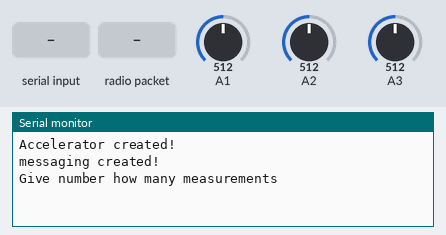
A sketch run on a simulated Arduino Uno, built for the host (arithmetic inside an expression is 32-bit, double 64-bit). On the bench: the last lines printed to the serial monitor. Inputs (shaded band) come from the test bench; at power-on: A1 = 512, A2 = 512, A3 = 512. No radio packets arrive unless stated.

Above: at 1.2 s.
1.3 s: "90,45\n" received over Serial
At 3.0 s:
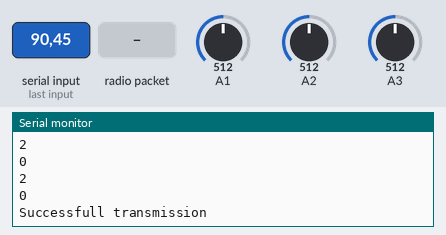
3.3 s: radio packet "0" arrives
At 3.8 s:
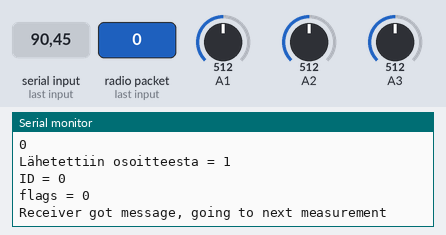
4.8 s: A1 set to 490
At 5.8 s:
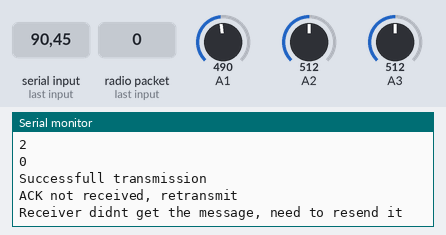
6.9 s: A2 set to 716
At 8.3 s:
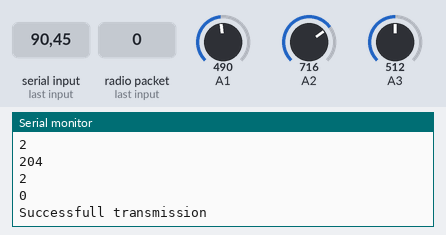
8.4 s: A3 set to 306
At 9.8 s:
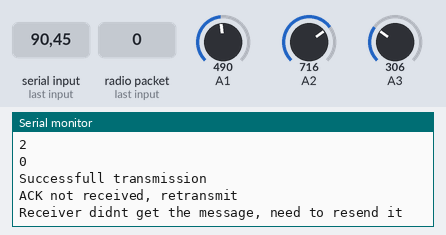
9.9 s: A1 set to 510
At 11.2 s:
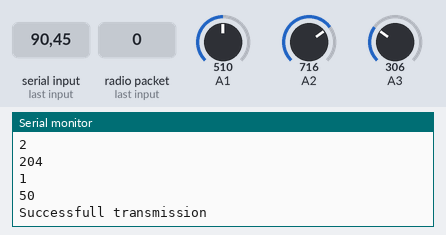
Timing chart, 0 to 12.4 s (numbered marks = the images above; inputs shaded):
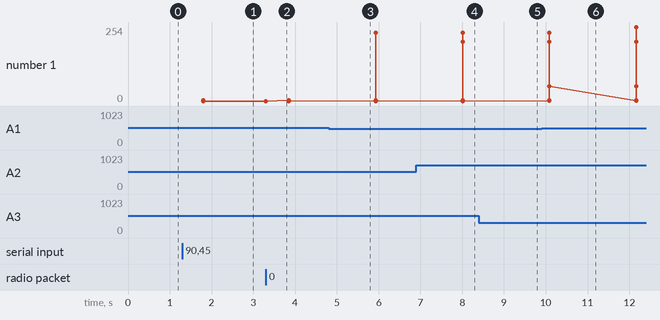

Measured:
- after the input at 1.3 s, the serial monitor: prints a new line after 0.50 s (image 1)
- after the input at 3.3 s, the serial monitor: prints a new line at once (image 2)
- after the input at 6.9 s, the serial monitor: prints a new line after 1.1 s (image 4)

The sketch:

main.ino
```cpp
#include "messaging.h"
#include "accelerator.h"

void setup()
{
  Serial.begin(9600);
}

void loop()
{
  Accelerator Aobject;
  Messaging Mobject;

  Serial.println("Give number how many measurements");
  int NumberOfMeasurements = 0;
  while(NumberOfMeasurements == 0)
  {
    if(Serial.available()>0)
    {
       NumberOfMeasurements = Serial.parseInt();

       for (int i=0; i < NumberOfMeasurements; i++){
          Aobject.makeMeasurement();
          Measurement m = Aobject.getMeasurement();
          uint8_t id = i;
          uint8_t flags = 0xff;
          Mobject.createMessage(m);
          if(Mobject.sendMessage(id,flags))
          {
            Serial.println("Successfull transmission");
          }
          else
          {
            Serial.println("Transmission fails");
          }
          if(Mobject.receiveACK())
          {
            Serial.println("Receiver got message, going to next measurement");
          }
          else
          {
            Serial.println("Receiver didnt get the message, need to resend it");
            i--;
          }

          }
    }
  }

}
```

accelerator.cpp
```cpp
#include "accelerator.h"
#include <arduino.h>

Accelerator::Accelerator()
{
   Serial.println("Accelerator created!");
}


Accelerator::~Accelerator()
{
   Serial.println("Accelerator deleted!");
}


void Accelerator::makeMeasurement()
{
  m.x = analogRead(A1);
  m.y = analogRead(A2);
  m.z = analogRead(A3);
}


Measurement Accelerator::getMeasurement()
{
  return m;
}
```

accelerator.h
```cpp
#ifndef ACCELERATOR_H
#define ACCELERATOR_H
#include <arduino.h>

//#include "messaging.h"


struct Measurement
{
  int x;
  int y;
  int z;
};


class Accelerator
{
public:
  Accelerator();
  ~Accelerator();
  void makeMeasurement();
  Measurement getMeasurement();

private:
  Measurement m;

};

#endif // ACCELERATOR_H
```

messaging.cpp
```cpp
#include "messaging.h"
#include "accelerator.h"
#include <arduino.h>

Messaging::Messaging()
{
  Serial.println("messaging created!");
  pmanager = new RHReliableDatagram(driver, TRANSMITTER_ADDRESS);

  if (!pmanager->init())
    Serial.println("Radiohead manager init failed");
}

Messaging::~Messaging()
{
  Serial.println("Messaging deleted!");
  delete pmanager;
}
void Messaging::createMessage(Measurement m)
{
  data[0]=highByte(m.x);
  data[1]=lowByte(m.x);

  data[2]=highByte(m.y);
  data[3]=lowByte(m.y);

  data[4]=highByte(m.z);
  data[5]=lowByte(m.z);
  messageLength = 6;
}
bool Messaging::sendMessage(uint8_t id, uint8_t flags)
{
     unsigned long start = millis();
     unsigned long timeout = millis()-start;
     while(timeout<500)
     {
      timeout = millis()-start;
     }
     driver.setModeTx();
     uint8_t to = RECEIVER_ADDRESS;
     uint8_t from = TRANSMITTER_ADDRESS; // = Tänne sinun oma osoitteesi  //TRANSMITTER_ADDRESS;

     pmanager->setHeaderTo(to);
     pmanager->setHeaderFrom(from);
     pmanager->setHeaderId(id);
     pmanager->setHeaderFlags(flags);

     bool returnValue = false;
     Serial.println(data[0]);
     Serial.println(data[1]);

     Serial.println(data[2]);
     Serial.println(data[3]);

     Serial.println(data[4]);
     Serial.println(data[5]);

     if (pmanager->sendto(data, messageLength, RECEIVER_ADDRESS))
     {
        returnValue = true;
     }
     pmanager->waitPacketSent();
     return returnValue;

}
bool Messaging::receiveACK()
{
    driver.setModeRx();
    unsigned long start = millis();
    unsigned long timeout = millis()-start;
    bool receiverResult = false;
    uint8_t to;
    uint8_t from;
    uint8_t len;
    uint8_t id;
    uint8_t flags;
    while((timeout<1500) && (!pmanager->available()))
    {
      timeout = millis()-start;
    }

    // Jos while luupista päästään, niin on saatu ACK tai on kulunut 1s

    receiverResult = pmanager->recvfrom(buf,&len,&from,&to,&id,&flags);
    if(receiverResult)
    {
      Serial.println("ACK received");
      Serial.println((char *)buf);
      Serial.print("Lähetettiin osoitteesta = ");
      Serial.println(from);
      Serial.print("ID = ");
      Serial.println(id);
      Serial.print("flags = ");
      Serial.println(flags);
      return true;
    }
    else
    {
      Serial.println("ACK not received, retransmit");
      return false;
    }

}
```

messaging.h
```cpp
#ifndef MESSAGING_H
#define MESSAGING_H
#include <arduino.h>


struct Measurement;

#include <RHReliableDatagram.h>
#include <RH_ASK.h>
#include <SPI.h>


class Messaging
{
public:
  Messaging();
  ~Messaging();
  void createMessage(Measurement m);
  bool sendMessage(uint8_t id, uint8_t flags);
  bool receiveACK();


private:
  const uint8_t TRANSMITTER_ADDRESS = 61;
  const uint8_t RECEIVER_ADDRESS = 254;
  uint8_t buf[RH_ASK_MAX_MESSAGE_LEN];
  uint8_t data[RH_ASK_MAX_MESSAGE_LEN];
  uint8_t messageLength = 0;
  RH_ASK driver;
  RHReliableDatagram * pmanager;

};

#endif // MESSAGING_H
```
